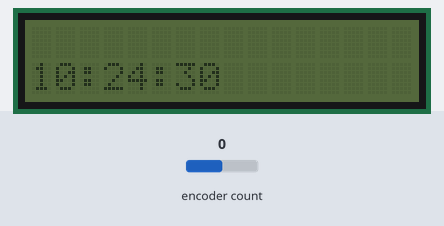
The sketch below on a simulated Arduino Uno, built with avr-gcc and run on an emulated ATmega328P. On the bench: 16×2 character LCD. Inputs (shaded band) come from the test bench; at power-on: encoder count 0. The local clock reads 2024-03-15 10:24:30 at power-on unless the sketch sets it; storage starts empty.

Above: at 0.2 s.
At 4.1 s:
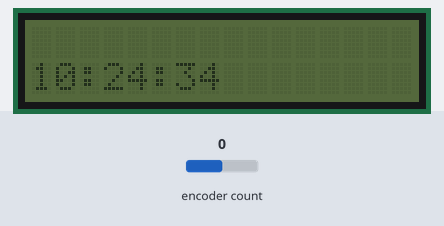
At 9.1 s:
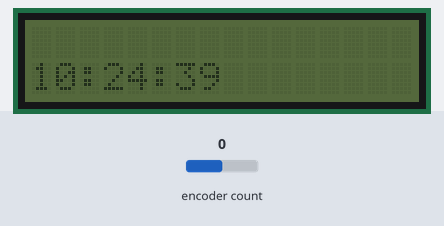
At 18.1 s:
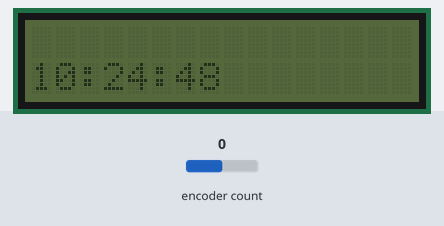
At 28.1 s:
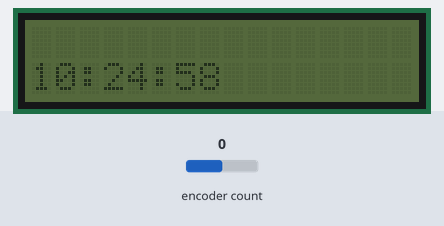
At 38.1 s:
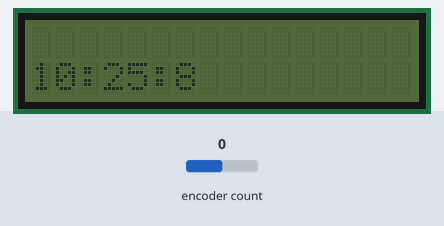

Measured:
- what the display in image 0 shows lasts 0.9 s, from 0.1 s to 1.0 s
- what the display in image 1 shows lasts 1.0 s, from 4.0 s to 5.0 s

The sketch:

encoder01.ino
```cpp
// Example simulation encoder

#include <LiquidCrystal_I2C.h>
#include "SHT2x.h"
#include <Encoder.h>
#include <I2C_RTC.h>
#include <SPI.h>
#include <SD.h>

LiquidCrystal_I2C lcd(0x27, 16, 2);  //set up LCD
SHT2x sht;
Encoder myEnc(2, 3);
static DS1307 RTC;
const int chipSelect = 4;

#define button 6

int counter = 50;
int aState;
int aLastState;

long oldPosition = -999;

// the follow variables is a long because the time, measured in miliseconds
// will quickly become a bigger number than can be stored in an int.

long interval = 100;  // interval at which to blink (milliseconds)
void setup() {
  //pinMode(outputA, INPUT);
  //pinMode(outputB, INPUT);
  pinMode(button, INPUT);

  // Reads the initial state of the outputA
  //aLastState = digitalRead(outputA);
 //lcd.begin();
  lcd.init();

  //sht.begin();

  RTC.begin();

  /*uint8_t stat = sht.getStatus();
  lcd.setCursor(7, 1);
  lcd.print(stat, HEX);*/
  //Serial.print(stat, HEX);

  /*lcd.setCursor(0, 0);
  lcd.print("Is Clock Running : ");
  if (RTC.isRunning()) {
    lcd.setCursor(0, 1);
    lcd.println("Yes");
  } else {
    lcd.setCursor(0, 1);
    lcd.println("No. Time may be Inaccurate");
  }

  delay(1000);
  lcd.setCursor(0, 0);
  lcd.print("Hour Mode : ");
  lcd.setCursor(0, 1);
  if (RTC.getHourMode() == CLOCK_H24)
    lcd.println("24 Hours");
  else
    lcd.println("12 Hours");
  delay(1000);
  lcd.setCursor(0, 0);
  lcd.print("Is Out Pin Enabled : ");
  lcd.setCursor(0, 1);
  if (RTC.isOutPinEnabled())
    lcd.println("Yes");
  else
    lcd.println("No");
  delay(1000);
  lcd.setCursor(0, 0);
  lcd.setCursor(0, 1);
  lcd.print("Is SQWE Enabled : ");
  if (RTC.isSqweEnabled())
    lcd.println("Yes");
  else
    lcd.println("No");

  delay(1000);*/

  lcd.setCursor(0, 0);
  lcd.print("Initializing SD card...");

  // see if the card is present and can be initialized:
  lcd.setCursor(0, 1);
  if (!SD.begin(chipSelect)) {
    lcd.print("Card failed, or not present");
    // don't do anything more:
    while (1)
      ;
  }
  lcd.println("card initialized.");
  lcd.clear();
}
void loop() {

  //lcd.setCursor(1, 1);
  //lcd.print(SHT2x_LIB_VERSION);
  //lcd.clear();
  /* sht.read();

  lcd.setCursor(9, 1);
  lcd.print("T: ");
  lcd.print(sht.getTemperature(), 2);

  lcd.setCursor(9, 0);
  lcd.print("H: ");
  lcd.print(sht.getHumidity(), 2);

  long newPosition = myEnc.read();
  if (newPosition != oldPosition) {
    oldPosition = newPosition;
    //Serial.println(newPosition);
    lcd.setCursor(0, 0);
    lcd.print(newPosition);
  }
*/

  /*lcd.setCursor(0, 0);
  lcd.print(RTC.getDay());
  lcd.print("-");
  lcd.print(RTC.getMonth());
  lcd.print("-");
  lcd.print(RTC.getYear());

  lcd.setCursor(0, 1);
  lcd.print(RTC.getHours());
  lcd.print(":");
  lcd.print(RTC.getMinutes());
  lcd.print(":");
  lcd.print(RTC.getSeconds());
  delay(1000);*/


  // open the file. note that only one file can be open at a time,
  // so you have to close this one before opening another.
  File dataFile = SD.open("datalog.txt", FILE_WRITE);
  // if the file is available, write to it:
  // make a string for assembling the data to log:
  String dataString = "";
  lcd.setCursor(0, 1);
  if (dataFile) {
    dataString = String(RTC.getHours()) + ":" + String(RTC.getMinutes()) + ":" + String(RTC.getSeconds());
    dataFile.println(dataString);
    dataFile.close();
    // print to the serial port too:
    lcd.println(dataString);
  }
  // if the file isn't open, pop up an error:
  else {
    lcd.println("error opening datalog.txt");
  }
}
```
